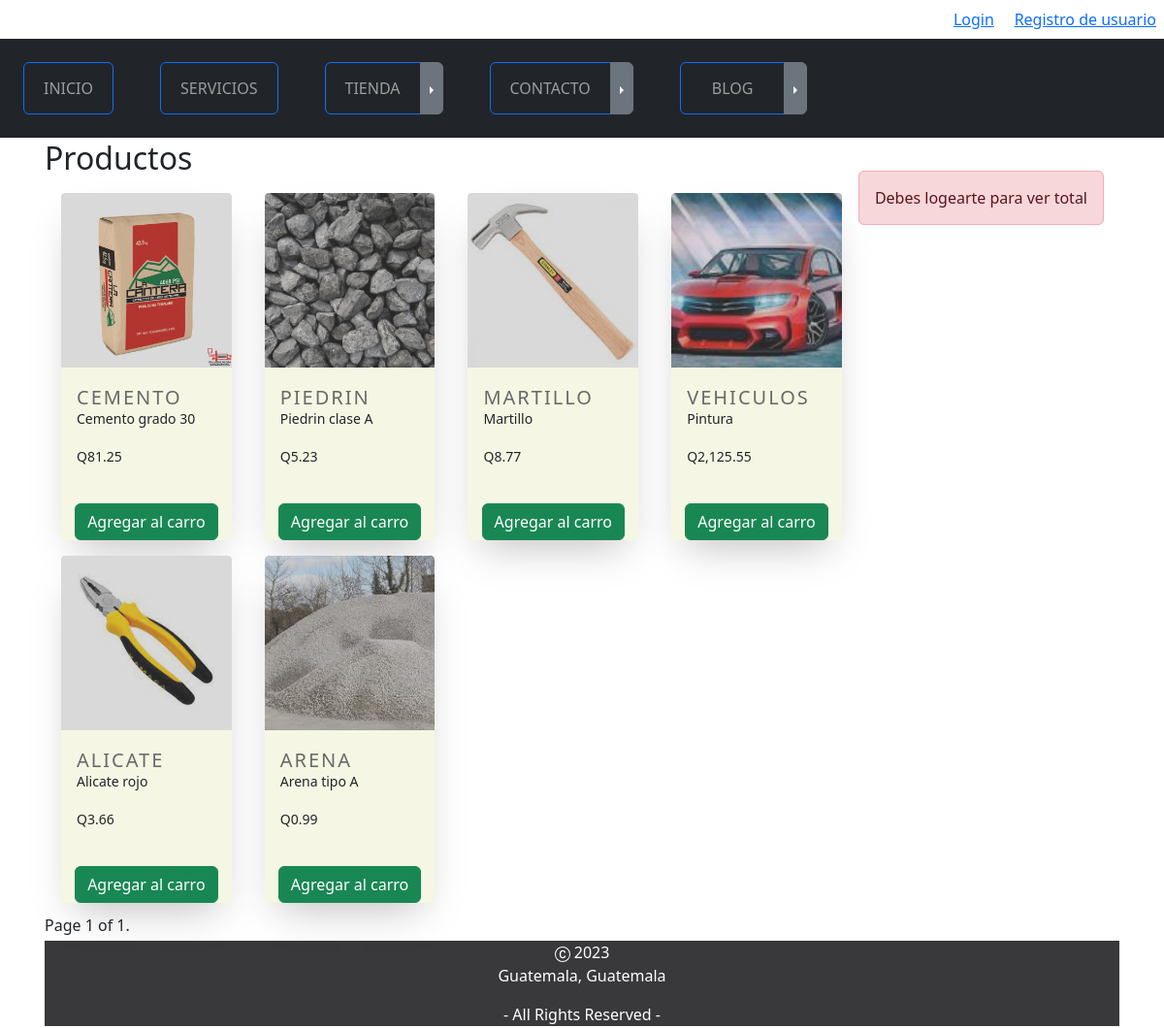
The app's page /tienda/ with its own data.
### tienda/models.py (models this page shows, shortened)
class Producto(models.Model):
    nombre = models.CharField(max_length=50)
    categorias = models.ForeignKey(CategoriaProducto,on_delete=models.CASCADE)
    descripcion = models.CharField(max_length=50)
    imagen = models.ImageField(upload_to="tienda", null=True, blank=True)
    precio = models.DecimalField(blank=True, decimal_places=2, max_digits=12, null=True)
    disponibilidad = models.BooleanField(default=True)
    created = models.DateTimeField(auto_now_add=True)
    updated = models.DateTimeField(auto_now=True)
    class Meta:
        verbose_name = 'producto'
        verbose_name_plural = 'productos'
        db_table = 'demo_producto'

class CategoriaProducto(models.Model):
    nombre = models.CharField(max_length=50)
    created = models.DateTimeField(auto_now_add=True)
    updated = models.DateTimeField(auto_now=True)
    class Meta:
        verbose_name = 'categoriaproducto'
        verbose_name_plural = 'categoriaproductos'
        db_table = 'demo_categoriaproducto'
    def __str__(self):
        return self.nombre

### tienda/views.py (the view)
# urls.py: path('', TiendaList.as_view(template_name="tienda.html"), name='tiendaleer'),
class TiendaList(ListView):
    paginate_by=8
    model = Producto

### carro/context_processor.py (called while the page is built)
def importe_total_carro(request):
    total=0.00
    mess = None
    if request.user.is_authenticated:
        carro = request.session.get("carro")
        if carro:
            for key, value in carro.items():
                total = total+(float(value["precio"]))
    else:
        mess = "Debes logearte para ver total"
    return {"importe_total_carro":"{:.2f}".format(total),
            "messagetotal":mess}

### tienda/templates/tienda.html (shortened to what this page needs)
{% extends "master.html" %}
{% load static %}
{% load bootstrap_icons %}
{% load humanize %}
{% block content %}
    <div class="container">
        <div>
            <div class="col-md-12">
                <div class="titlepage">
                    <h2>Productos</h2>
                </div>
            </div>
            <div class="container">
                <div class="float_items">
                    {% if request.user.is_authenticated %}
                        {% include "carro/widget.html" %}
                    {% else %}
                        {% if messagetotal %}<span class="alert alert-danger">{{ messagetotal }}</span>{% endif %}
                    {% endif %}
                </div>
            </div>
            <div class="row">
                {% for producto in object_list %}
                    <div class="col-lg-3 mb-3 d-flex align-items-stretch ">
                        <div class="card-tienda">
                            <div class="embed-responsive embed-responsive-16by9">
                                {% if producto.imagen %}
                                    <img src="{{ producto.imagen.url }}"
                                         alt="{{ producto.nombre }}"
                                         class="card-img-top card-image-tienda"
                                         width="100%"
                                         height="70%" />
                                {% endif %}
                            </div>
                            <div class="card-content-tienda">
                                <div class="card-title-tienda">{{ producto.categorias }}</div>
                                <p class="card-text-tienda">{{ producto.nombre }}</p>
                                <p class="card-text-tienda">Q{{ producto.precio|stringformat:".2f" |intcomma }}</p>
                            </div>
                            <div class="card-footer text-center">
                                <a href="{% url 'carro:agregarproducto' producto.id %}"
                                   class="btn btn-success">Agregar al carro</a>
                            </div>
                        </div>
                    </div>
                {% endfor %}
            </div>
        </div>
        <div class="pagination">
            <span class="step-links">
                <span class="current">Page {{ page_obj.number }} of {{ page_obj.paginator.num_pages }}.</span>
            </span>
        </div>
    </div>
{% endblock %}

### ProyectoWebApp/static/ProyectoWebApp/css/style.css (style rules this page uses)
.container { padding: 2px 16px; }
.card-content-tienda { width: 100%; height: 80%; display: flex; flex: 1 1 auto; flex-direction: column; padding: 1rem; }
.card-img-top { width: 100%; height: 15vw; object-fit: cover; }
.card-title-tienda { color: #696969; font-size: 1.25rem; font-weight: 300; letter-spacing: 2px; text-transform: uppercase; }
.card-text-tienda { flex: 1 1 auto; font-size: 0.875rem; line-height: 1; margin-bottom: 1.25rem; }
.float_items { float: right; }

### records on screen
Producto: imagen (picture), categorias "CEMENTO", nombre "Cemento grado 30", precio "81.25"
Producto: imagen (picture), categorias "PIEDRIN", nombre "Piedrin clase A", precio "5.23"
Producto: imagen (picture), categorias "MARTILLO", nombre "Martillo", precio "8.77"
Producto: imagen (picture), categorias "VEHICULOS", nombre "Pintura", precio "2,125.55"
Producto: imagen (picture), categorias "ALICATE", nombre "Alicate rojo", precio "3.66"
Producto: imagen (picture), categorias "ARENA", nombre "Arena tipo A", precio "0.99"

### other values on screen
{{ messagetotal }} "Debes logearte para ver total"
{{ page_obj.number }} "1"
{{ page_obj.paginator.num_pages }} "1"
